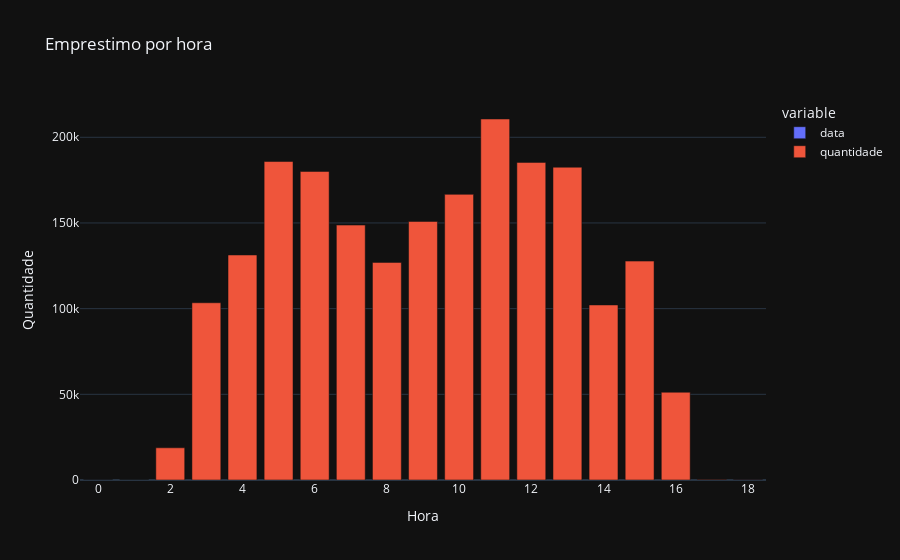

Here is the notebook cell this chart was saved with:
### Code cell
# gerando o gráfico por hora
g3 = px.bar(emprestimo_hora, title='Emprestimo por hora', template='plotly_dark')
g3.update_layout(
    xaxis_title = 'Hora',
    yaxis_title = 'Quantidade'
)
g3.show(config = {'resonsive': True})

### Figure 1 — Plotly figure (JSON) as saved in the notebook; plotly's stock layout.template omitted (floating-point values rounded to 4 significant figures)
{"data": [{"alignmentgroup": "True", "hovertemplate": "variable=data<br>index=%{x}<br>value=%{y}<extra></extra>", "legendgroup": "data", "marker": {"color": "#636efa", "pattern": {"shape": ""}}, "name": "data", "offsetgroup": "data", "orientation": "v", "showlegend": true, "textposition": "auto", "type": "bar", "x": [0, 1, 2, 3, 4, 5, 6, 7, 8, 9, 10, 11, 12, 13, 14, 15, 16, 17, 18], "xaxis": "x", "y": [0, 6, 7, 8, 9, 10, 11, 12, 13, 14, 15, 16, 17, 18, 19, 20, 21, 22, 23], "yaxis": "y"}, {"alignmentgroup": "True", "hovertemplate": "variable=quantidade<br>index=%{x}<br>value=%{y}<extra></extra>", "legendgroup": "quantidade", "marker": {"color": "#EF553B", "pattern": {"shape": ""}}, "name": "quantidade", "offsetgroup": "quantidade", "orientation": "v", "showlegend": true, "textposition": "auto", "type": "bar", "x": [0, 1, 2, 3, 4, 5, 6, 7, 8, 9, 10, 11, 12, 13, 14, 15, 16, 17, 18], "xaxis": "x", "y": [17, 14, 18779, 103420, 131287, 185847, 180056, 148754, 126987, 150876, 166672, 210655, 185340, 182520, 102129, 127716, 51191, 247, 51], "yaxis": "y"}], "layout": {"barmode": "relative", "legend": {"title": {"text": "variable"}, "tracegroupgap": 0}, "title": {"text": "Emprestimo por hora"}, "xaxis": {"anchor": "y", "domain": [0, 1], "title": {"text": "Hora"}}, "yaxis": {"anchor": "x", "domain": [0, 1], "title": {"text": "Quantidade"}}}}
